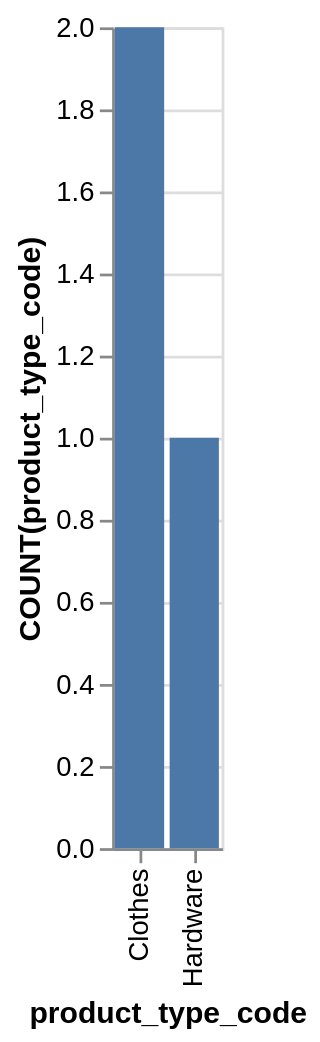

Write the Vega-Lite specification saved for this chart.
### Vega-Lite specification from a JSON file in a GitHub repository (floating-point values rounded to 4 significant figures)
{"data": {"values": [{"x_data": "Clothes", "y_data": 2}, {"x_data": "Hardware", "y_data": 1}]}, "mark": "bar", "encoding": {"x": {"field": "x_data", "type": "nominal", "title": "product_type_code", "sort": {"op": "sum", "field": "y_data", "order": "descending"}}, "y": {"field": "y_data", "type": "quantitative", "title": "COUNT(product_type_code)"}}}
